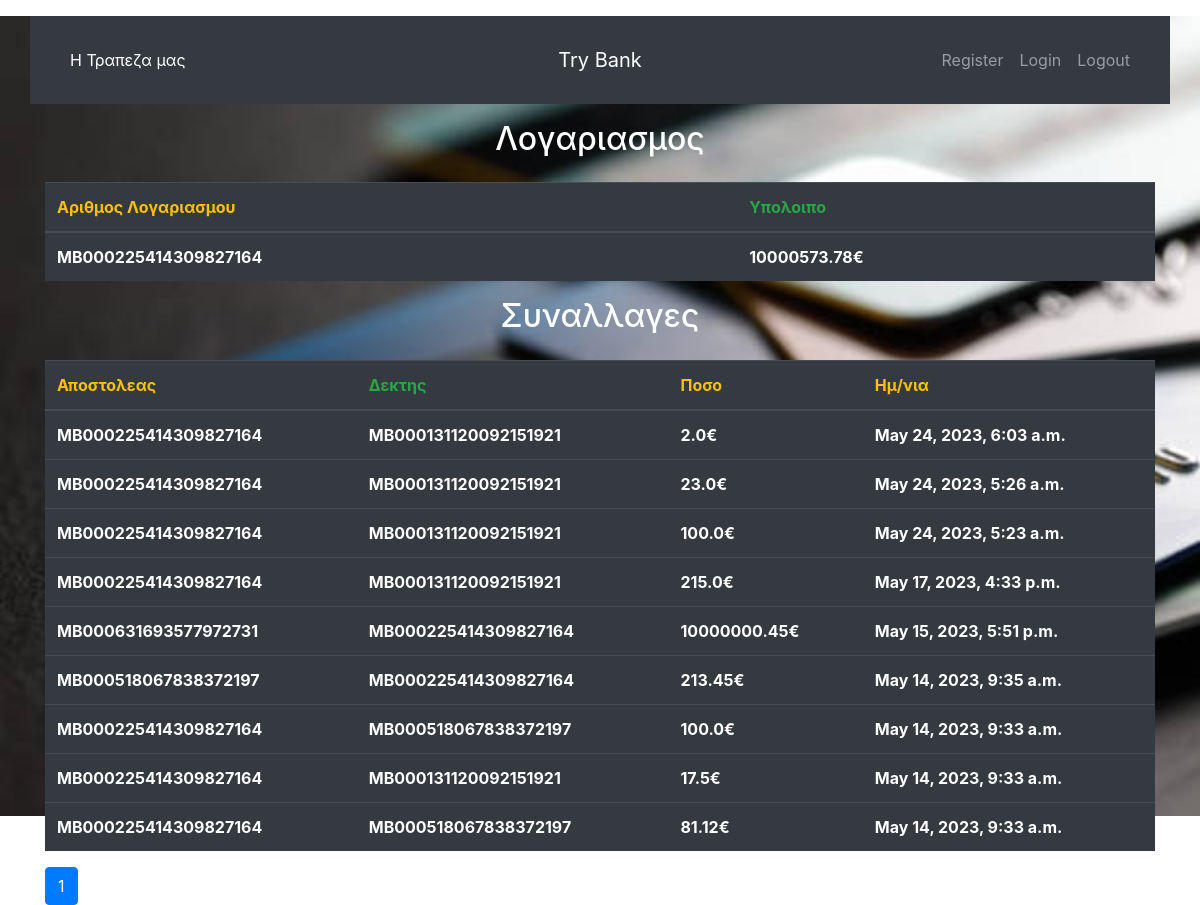
The page /profile/MB000225414309827164/ on the database as committed earlier.
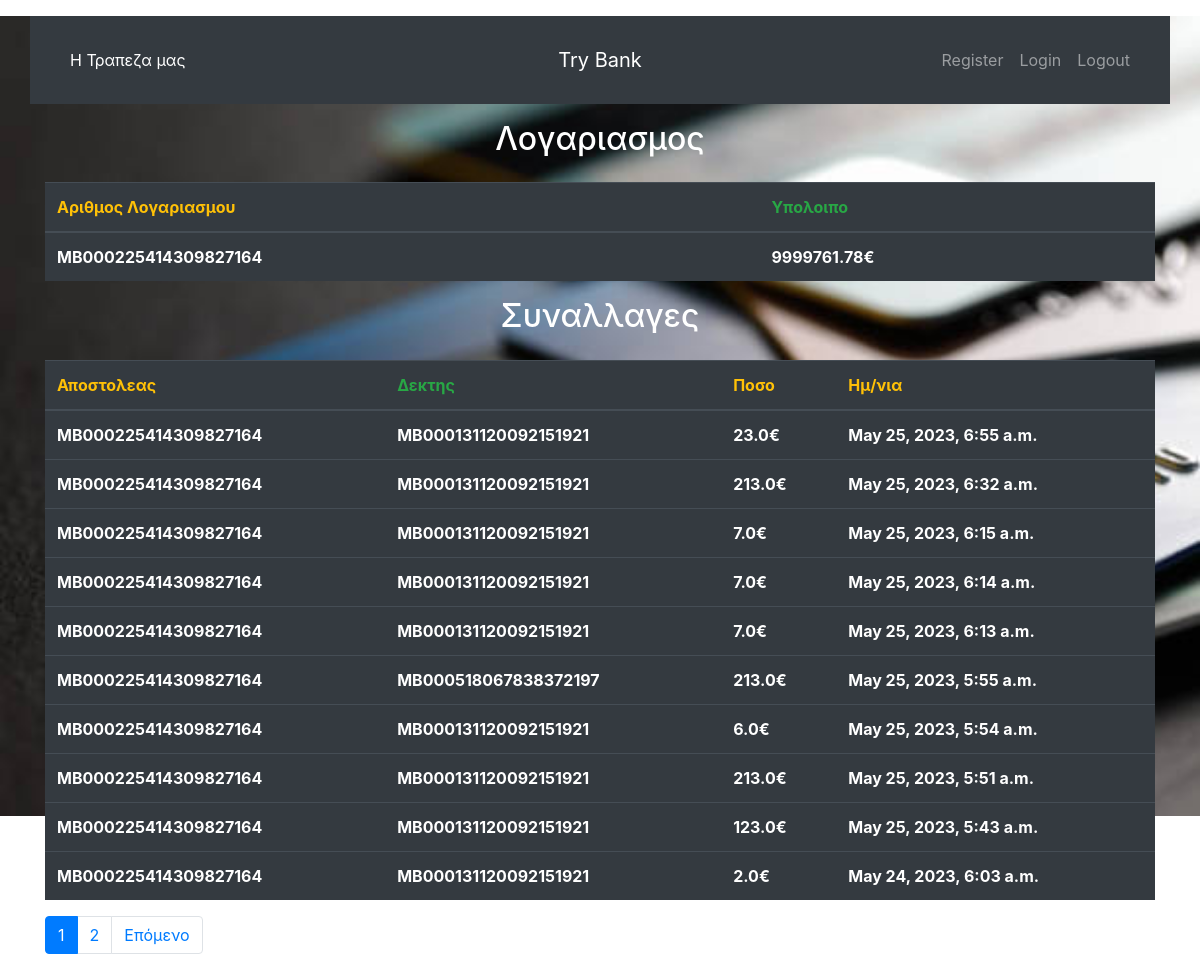
The same page on the database as committed later.
### customers/models.py (models this page shows, shortened)
class Accounts(models.Model):
    owner = models.ForeignKey(User, on_delete = models.CASCADE)
    acc_number = models.CharField(primary_key=True, max_length=20)
    balance = models.FloatField(default= 0)

class Transactions(models.Model):
    sender_acc = models.ForeignKey(Accounts,on_delete=models.CASCADE, related_name='sender_acc')
    recipient_acc = models.ForeignKey(Accounts, on_delete=models.CASCADE, related_name='recipient_acc')
    amount = models.FloatField()
    date = models.DateTimeField(auto_now_add=True,null=True, blank=True)

### customers/views.py (the view)
# urls.py: path('profile/<str:acc_number>/', views.account, name='account'),
def account(request, acc_number):
    query = Accounts.objects.get(acc_number = acc_number)
    saw_me = Transactions.objects.filter((Q(sender_acc=query) | Q(recipient_acc=query)))
    saw_me = saw_me.order_by('-date')
    paginator = Paginator(saw_me, per_page=10)
    page_number = request.GET.get('page', 1)
    pagin = paginator.get_page(page_number)
    context = {
        'object': query,
        'pagin' : pagin
    }
    return render(request, 'account.html', context=context)

### templates/account.html (shortened to what this page needs)
{% extends 'welcome_page.html' %}
{% block content %}
<div class="container">
    <div>
  <h2 class="text-center text-white">Λογαριασμος</h2>
    </div>
<div class="mt-4">
  <table class="table table-dark mt-4">
    <thead>
      <tr>
        <th class="text-warning">Αριθμος Λογαριασμου</th>
        <th class="text-success">Υπολοιπο</th>
      </tr>
    </thead>
      <tr>
        <th>{{object.acc_number}}</th>
        <th>{{object.balance}}€</th>
      </tr>
    <div class="mt-4">
  <table class="table table-dark mt-4">
      <div>
  <h2 class="text-center text-white">Συναλλαγες</h2>
    </div>
    <thead>
      <tr>
        <th class="text-warning">Αποστολεας</th>
        <th class="text-success">Δεκτης</th>
          <th class="text-warning">Ποσο</th>
        <th class="text-warning">Ημ/νια</th>
      </tr>
    </thead>
     {% for object in pagin %}
      <tr>
          <th>{{object.sender_acc.acc_number}}</th>
          <th>{{object.recipient_acc.acc_number}}</th>
          <th>{{object.amount}}€</th>
          <th>{{object.date}}</th>
      </tr>
        {% endfor %}
  </table>
    <nav aria-label="...">
  <ul class="pagination mt-3">
<li class="page-item active">
      <span class="page-link">{{pagin.number}}
      </span>
</li>
    {% if pagin.has_next%}
    <li class="page-item"><a class="page-link" href="?page={{pagin.next_page_number}}">{{pagin.next_page_number}}</a></li>
     <li class="page-item">
      <a class="page-link" href="?page={{pagin.next_page_number}}">Επόμενο</a>
       </li>
    {% endif %}
  </ul>
</nav>
  </div>
</div>
{% endblock content %}

Rows that differ between the two databases and show on the page:
no longer on this page (row unchanged): Transactions: sender_acc.acc_number "MB000225414309827164", recipient_acc.acc_number "MB000131120092151921", amount "23.0", date "May 24, 2023, 5:26 a.m."
no longer on this page (row unchanged): Transactions: sender_acc.acc_number "MB000225414309827164", recipient_acc.acc_number "MB000131120092151921", amount "100.0", date "May 24, 2023, 5:23 a.m."
no longer on this page (row unchanged): Transactions: sender_acc.acc_number "MB000225414309827164", recipient_acc.acc_number "MB000131120092151921", amount "215.0", date "May 17, 2023, 4:33 p.m."
no longer on this page (row unchanged): Transactions: sender_acc.acc_number "MB000631693577972731", recipient_acc.acc_number "MB000225414309827164", amount "10000000.45", date "May 15, 2023, 5:51 p.m."
no longer on this page (row unchanged): Transactions: sender_acc.acc_number "MB000518067838372197", recipient_acc.acc_number "MB000225414309827164", amount "213.45", date "May 14, 2023, 9:35 a.m."
no longer on this page (row unchanged): Transactions: sender_acc.acc_number "MB000225414309827164", recipient_acc.acc_number "MB000518067838372197", amount "100.0", date "May 14, 2023, 9:33 a.m."
no longer on this page (row unchanged): Transactions: sender_acc.acc_number "MB000225414309827164", recipient_acc.acc_number "MB000131120092151921", amount "17.5", date "May 14, 2023, 9:33 a.m."
no longer on this page (row unchanged): Transactions: sender_acc.acc_number "MB000225414309827164", recipient_acc.acc_number "MB000518067838372197", amount "81.12", date "May 14, 2023, 9:33 a.m."
changed Accounts "MB000225414309827164": balance "10000573.78" → "9999761.78"
added Transactions: sender_acc.acc_number "MB000225414309827164", recipient_acc.acc_number "MB000131120092151921", amount "23.0", date "May 25, 2023, 6:55 a.m."
added Transactions: sender_acc.acc_number "MB000225414309827164", recipient_acc.acc_number "MB000131120092151921", amount "213.0", date "May 25, 2023, 6:32 a.m."
added Transactions: sender_acc.acc_number "MB000225414309827164", recipient_acc.acc_number "MB000131120092151921", amount "7.0", date "May 25, 2023, 6:15 a.m."
added Transactions: sender_acc.acc_number "MB000225414309827164", recipient_acc.acc_number "MB000131120092151921", amount "7.0", date "May 25, 2023, 6:14 a.m."
added Transactions: sender_acc.acc_number "MB000225414309827164", recipient_acc.acc_number "MB000131120092151921", amount "7.0", date "May 25, 2023, 6:13 a.m."
added Transactions: sender_acc.acc_number "MB000225414309827164", recipient_acc.acc_number "MB000518067838372197", amount "213.0", date "May 25, 2023, 5:55 a.m."
added Transactions: sender_acc.acc_number "MB000225414309827164", recipient_acc.acc_number "MB000131120092151921", amount "6.0", date "May 25, 2023, 5:54 a.m."
added Transactions: sender_acc.acc_number "MB000225414309827164", recipient_acc.acc_number "MB000131120092151921", amount "213.0", date "May 25, 2023, 5:51 a.m."
added Transactions: sender_acc.acc_number "MB000225414309827164", recipient_acc.acc_number "MB000131120092151921", amount "123.0", date "May 25, 2023, 5:43 a.m."
Other text that changed with them:
{{ pagin.next_page_number }}: (not shown) → "2"
text now shown: "Επόμενο"
